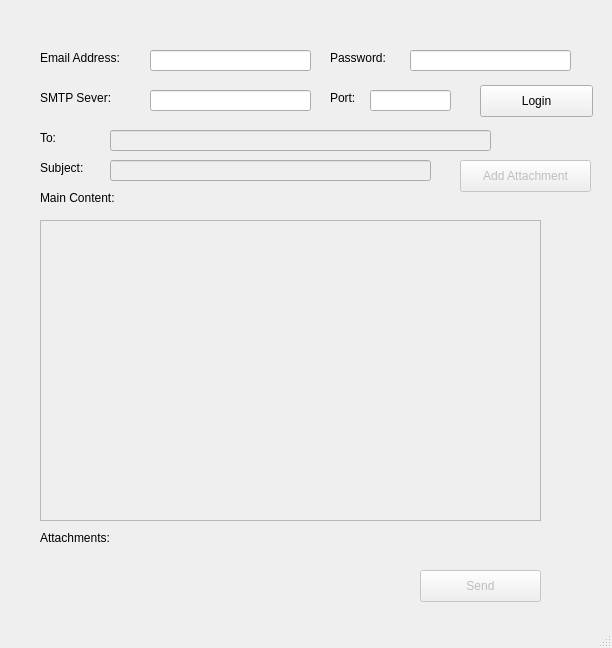
<?xml version="1.0" encoding="UTF-8"?>
<ui version="4.0">
 <class>MainWindow</class>
 <widget class="QMainWindow" name="MainWindow">
  <property name="geometry">
   <rect>
    <x>0</x>
    <y>0</y>
    <width>612</width>
    <height>648</height>
   </rect>
  </property>
  <property name="windowTitle">
   <string>MainWindow</string>
  </property>
  <widget class="QWidget" name="centralwidget">
   <widget class="QLineEdit" name="emailAddress">
    <property name="geometry">
     <rect>
      <x>150</x>
      <y>50</y>
      <width>161</width>
      <height>21</height>
     </rect>
    </property>
   </widget>
   <widget class="QLabel" name="label">
    <property name="geometry">
     <rect>
      <x>40</x>
      <y>50</y>
      <width>101</width>
      <height>16</height>
     </rect>
    </property>
    <property name="text">
     <string>Email Address:</string>
    </property>
   </widget>
   <widget class="QLabel" name="label_2">
    <property name="geometry">
     <rect>
      <x>330</x>
      <y>50</y>
      <width>101</width>
      <height>16</height>
     </rect>
    </property>
    <property name="text">
     <string>Password:</string>
    </property>
   </widget>
   <widget class="QLineEdit" name="password">
    <property name="geometry">
     <rect>
      <x>410</x>
      <y>50</y>
      <width>161</width>
      <height>21</height>
     </rect>
    </property>
    <property name="echoMode">
     <enum>QLineEdit::Password</enum>
    </property>
   </widget>
   <widget class="QLabel" name="label_3">
    <property name="geometry">
     <rect>
      <x>40</x>
      <y>90</y>
      <width>101</width>
      <height>16</height>
     </rect>
    </property>
    <property name="text">
     <string>SMTP Sever:</string>
    </property>
   </widget>
   <widget class="QLineEdit" name="smtpServer">
    <property name="geometry">
     <rect>
      <x>150</x>
      <y>90</y>
      <width>161</width>
      <height>21</height>
     </rect>
    </property>
   </widget>
   <widget class="QLabel" name="label_4">
    <property name="geometry">
     <rect>
      <x>330</x>
      <y>90</y>
      <width>101</width>
      <height>16</height>
     </rect>
    </property>
    <property name="text">
     <string>Port:</string>
    </property>
   </widget>
   <widget class="QLineEdit" name="port">
    <property name="geometry">
     <rect>
      <x>370</x>
      <y>90</y>
      <width>81</width>
      <height>21</height>
     </rect>
    </property>
   </widget>
   <widget class="QPushButton" name="userLogin">
    <property name="geometry">
     <rect>
      <x>480</x>
      <y>85</y>
      <width>113</width>
      <height>32</height>
     </rect>
    </property>
    <property name="autoFillBackground">
     <bool>false</bool>
    </property>
    <property name="text">
     <string>Login</string>
    </property>
   </widget>
   <widget class="QLabel" name="label_5">
    <property name="geometry">
     <rect>
      <x>40</x>
      <y>130</y>
      <width>101</width>
      <height>16</height>
     </rect>
    </property>
    <property name="text">
     <string>To:</string>
    </property>
   </widget>
   <widget class="QLineEdit" name="to">
    <property name="enabled">
     <bool>false</bool>
    </property>
    <property name="geometry">
     <rect>
      <x>110</x>
      <y>130</y>
      <width>381</width>
      <height>21</height>
     </rect>
    </property>
   </widget>
   <widget class="QLabel" name="label_6">
    <property name="geometry">
     <rect>
      <x>40</x>
      <y>160</y>
      <width>101</width>
      <height>16</height>
     </rect>
    </property>
    <property name="text">
     <string>Subject:</string>
    </property>
   </widget>
   <widget class="QLineEdit" name="subject">
    <property name="enabled">
     <bool>false</bool>
    </property>
    <property name="geometry">
     <rect>
      <x>110</x>
      <y>160</y>
      <width>321</width>
      <height>21</height>
     </rect>
    </property>
   </widget>
   <widget class="QPushButton" name="addAttachment">
    <property name="enabled">
     <bool>false</bool>
    </property>
    <property name="geometry">
     <rect>
      <x>460</x>
      <y>160</y>
      <width>131</width>
      <height>32</height>
     </rect>
    </property>
    <property name="autoFillBackground">
     <bool>false</bool>
    </property>
    <property name="text">
     <string>Add Attachment</string>
    </property>
   </widget>
   <widget class="QLabel" name="label_7">
    <property name="geometry">
     <rect>
      <x>40</x>
      <y>190</y>
      <width>101</width>
      <height>16</height>
     </rect>
    </property>
    <property name="text">
     <string>Main Content:</string>
    </property>
   </widget>
   <widget class="QTextEdit" name="mainContent">
    <property name="enabled">
     <bool>false</bool>
    </property>
    <property name="geometry">
     <rect>
      <x>40</x>
      <y>220</y>
      <width>501</width>
      <height>301</height>
     </rect>
    </property>
   </widget>
   <widget class="QLabel" name="attachments">
    <property name="geometry">
     <rect>
      <x>40</x>
      <y>530</y>
      <width>471</width>
      <height>16</height>
     </rect>
    </property>
    <property name="text">
     <string>Attachments:</string>
    </property>
    <property name="wordWrap">
     <bool>true</bool>
    </property>
   </widget>
   <widget class="QPushButton" name="send">
    <property name="enabled">
     <bool>false</bool>
    </property>
    <property name="geometry">
     <rect>
      <x>420</x>
      <y>570</y>
      <width>121</width>
      <height>32</height>
     </rect>
    </property>
    <property name="autoFillBackground">
     <bool>false</bool>
    </property>
    <property name="text">
     <string>Send</string>
    </property>
   </widget>
  </widget>
  <widget class="QStatusBar" name="statusbar"/>
 </widget>
 <resources/>
 <connections/>
</ui>
